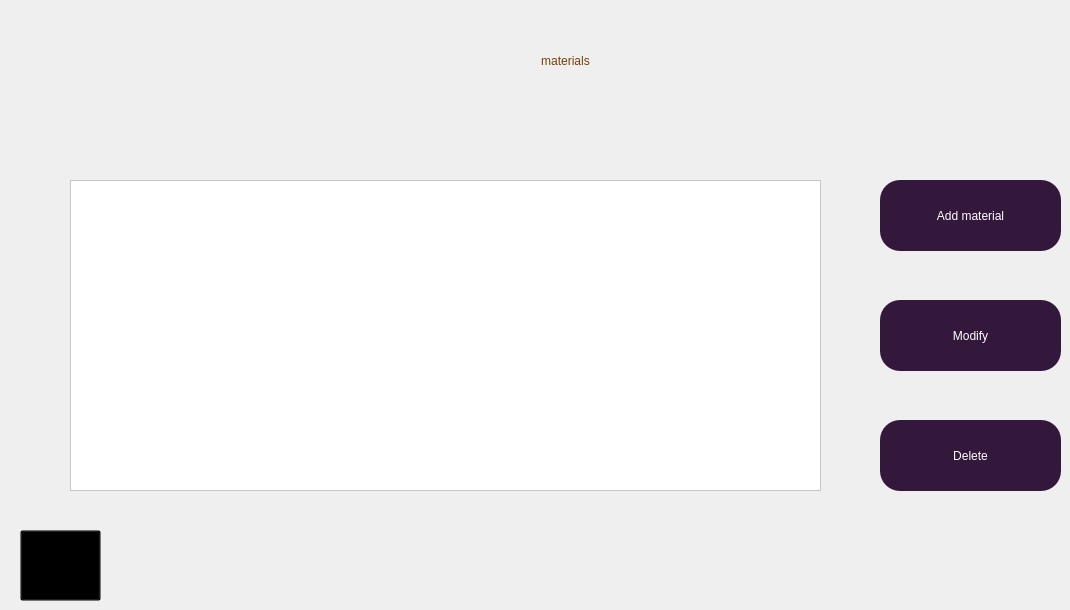
    <widget class="QWidget" name="materialsU">
     <widget class="QLabel" name="label_41">
      <property name="geometry">
       <rect>
        <x>1</x>
        <y>10</y>
        <width>151</width>
        <height>91</height>
       </rect>
      </property>
      <property name="styleSheet">
       <string notr="true">image: url(:/img/img/logo.png);
background-color: rgb(0, 0, 0, 0%);</string>
      </property>
      <property name="text">
       <string/>
      </property>
     </widget>
     <widget class="QLabel" name="label_42">
      <property name="geometry">
       <rect>
        <x>380</x>
        <y>0</y>
        <width>371</width>
        <height>121</height>
       </rect>
      </property>
      <property name="styleSheet">
       <string notr="true">color: rgb(120, 63, 7);
font: 40pt &quot;Lemon&quot;;
background-color: rgb(0, 0, 0,0%);</string>
      </property>
      <property name="text">
       <string>materials</string>
      </property>
      <property name="scaledContents">
       <bool>true</bool>
      </property>
      <property name="alignment">
       <set>Qt::AlignCenter</set>
      </property>
     </widget>
     <widget class="QToolButton" name="back_12">
      <property name="geometry">
       <rect>
        <x>20</x>
        <y>530</y>
        <width>81</width>
        <height>71</height>
       </rect>
      </property>
      <property name="styleSheet">
       <string notr="true">background-color: rgb(0, 0, 0, 0%);</string>
      </property>
      <property name="text">
       <string>...</string>
      </property>
      <property name="icon">
       <iconset resource="assets.qrc">
        <normaloff>:/img/img/icons8-back-80.png</normaloff>:/img/img/icons8-back-80.png</iconset>
      </property>
      <property name="iconSize">
       <size>
        <width>60</width>
        <height>60</height>
       </size>
      </property>
     </widget>
     <widget class="QToolButton" name="toolButton_15">
      <property name="geometry">
       <rect>
        <x>880</x>
        <y>300</y>
        <width>181</width>
        <height>71</height>
       </rect>
      </property>
      <property name="styleSheet">
       <string notr="true">background-color: rgb(51, 24, 60);
color: rgb(255, 255, 255);
font: 10pt &quot;Segoe Print&quot;;
border-radius: 20px;</string>
      </property>
      <property name="text">
       <string>Modify</string>
      </property>
      <property name="iconSize">
       <size>
        <width>60</width>
        <height>60</height>
       </size>
      </property>
      <property name="popupMode">
       <enum>QToolButton::DelayedPopup</enum>
      </property>
      <property name="toolButtonStyle">
       <enum>Qt::ToolButtonTextUnderIcon</enum>
      </property>
      <property name="autoRaise">
       <bool>false</bool>
      </property>
     </widget>
     <widget class="QToolButton" name="toolButton_16">
      <property name="geometry">
       <rect>
        <x>880</x>
        <y>420</y>
        <width>181</width>
        <height>71</height>
       </rect>
      </property>
      <property name="styleSheet">
       <string notr="true">background-color: rgb(51, 24, 60);
color: rgb(255, 255, 255);
font: 10pt &quot;Segoe Print&quot;;
border-radius: 20px;</string>
      </property>
      <property name="text">
       <string>Delete</string>
      </property>
      <property name="iconSize">
       <size>
        <width>60</width>
        <height>60</height>
       </size>
      </property>
      <property name="popupMode">
       <enum>QToolButton::DelayedPopup</enum>
      </property>
      <property name="toolButtonStyle">
       <enum>Qt::ToolButtonTextUnderIcon</enum>
      </property>
      <property name="autoRaise">
       <bool>false</bool>
      </property>
     </widget>
     <widget class="QToolButton" name="toolButton_17">
      <property name="geometry">
       <rect>
        <x>880</x>
        <y>180</y>
        <width>181</width>
        <height>71</height>
       </rect>
      </property>
      <property name="styleSheet">
       <string notr="true">background-color: rgb(51, 24, 60);
color: rgb(255, 255, 255);
font: 10pt &quot;Segoe Print&quot;;
border-radius: 20px;</string>
      </property>
      <property name="text">
       <string>Add material</string>
      </property>
      <property name="iconSize">
       <size>
        <width>60</width>
        <height>60</height>
       </size>
      </property>
      <property name="popupMode">
       <enum>QToolButton::DelayedPopup</enum>
      </property>
      <property name="toolButtonStyle">
       <enum>Qt::ToolButtonTextUnderIcon</enum>
      </property>
      <property name="autoRaise">
       <bool>false</bool>
      </property>
     </widget>
     <widget class="QTableView" name="tableView_2">
      <property name="geometry">
       <rect>
        <x>70</x>
        <y>180</y>
        <width>751</width>
        <height>311</height>
       </rect>
      </property>
      <property name="styleSheet">
       <string notr="true">background-color: rgb(255, 255, 255);</string>
      </property>
     </widget>
    </widget>
